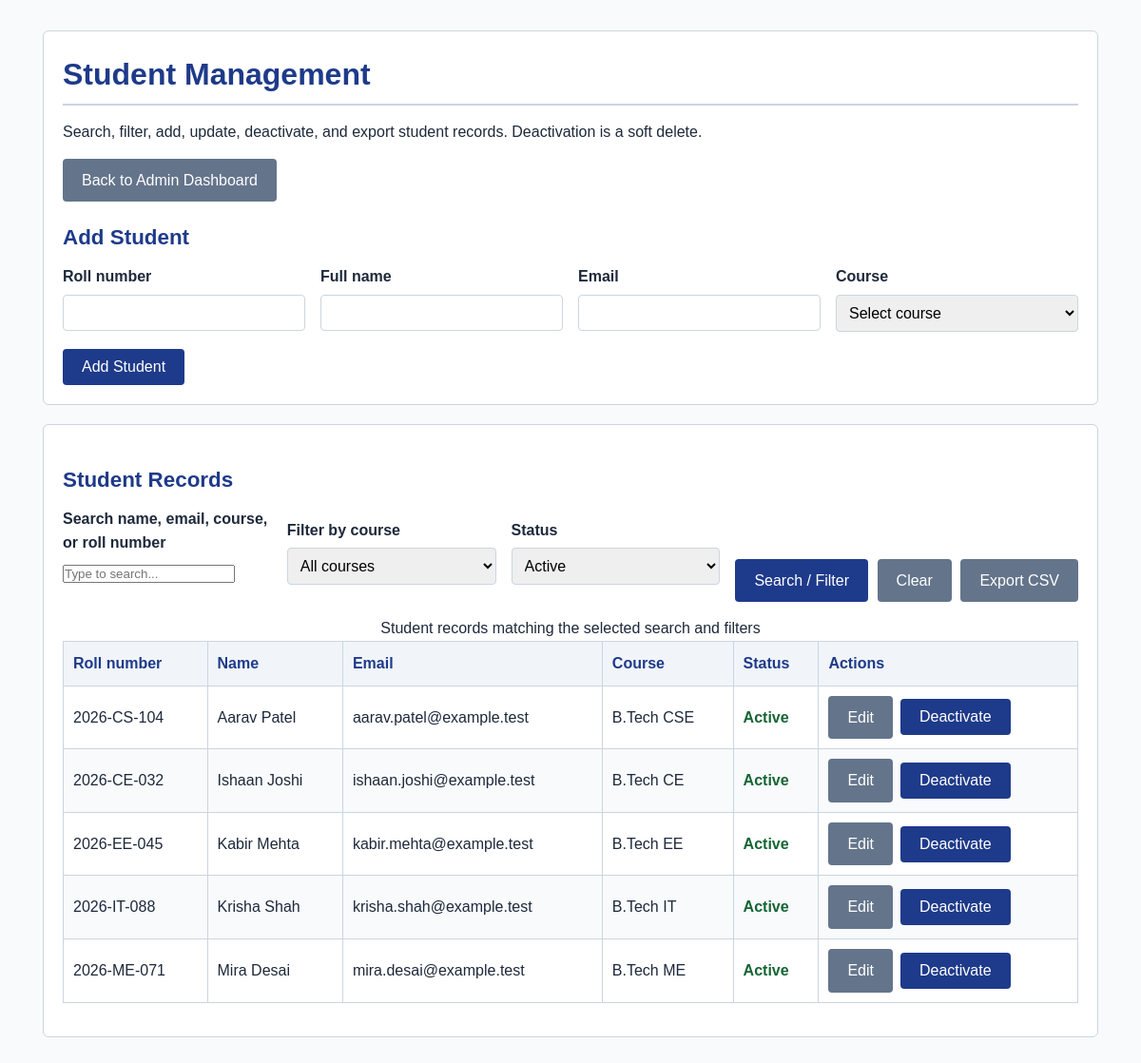
Screenshot of /student_management.php (signed in) with the database file from the repository.
### tables this page shows
CREATE TABLE IF NOT EXISTS managed_students (
    student_id INT UNSIGNED NOT NULL AUTO_INCREMENT,
    roll_number VARCHAR(20) NOT NULL,
    full_name VARCHAR(100) NOT NULL,
    email VARCHAR(254) NOT NULL,
    course VARCHAR(80) NOT NULL,
    status ENUM('Active', 'Inactive') NOT NULL DEFAULT 'Active',
    created_at TIMESTAMP NOT NULL DEFAULT CURRENT_TIMESTAMP,
    updated_at TIMESTAMP NOT NULL DEFAULT CURRENT_TIMESTAMP ON UPDATE CURRENT_TIMESTAMP,
    PRIMARY KEY (student_id),
    UNIQUE KEY uq_managed_students_roll_number (roll_number),
    UNIQUE KEY uq_managed_students_email (email),
    KEY idx_managed_students_course_status (course, status)
);

### student_management.php (the view, shortened to what this page needs)
<?php
function escapeStudentValue(string $value): string
{
    return htmlspecialchars($value, ENT_QUOTES | ENT_SUBSTITUTE, 'UTF-8');
}
$courses = ['B.Tech CSE', 'B.Tech IT', 'B.Tech EE', 'B.Tech ME', 'B.Tech CE', 'M.Tech CSE', 'Other'];
$statuses = ['Active', 'Inactive'];
$formValues = ['student_id' => '', 'roll_number' => '', 'full_name' => '', 'email' => '', 'course' => ''];
$errors = [];
$databaseError = '';
$students = [];
$editing = false;
$search = trim(is_string($_GET['q'] ?? null) ? $_GET['q'] : '');
$courseFilter = is_string($_GET['course'] ?? null) ? $_GET['course'] : '';
$statusFilter = is_string($_GET['status'] ?? null) ? $_GET['status'] : 'Active';
if (!in_array($courseFilter, $courses, true)) {
    $courseFilter = '';
}
$connection = null;
if (!($connection instanceof mysqli)) {
    try {
        $connection = createMysqliConnection();
    } catch (RuntimeException $exception) {
        error_log('StudentHub student list database configuration failed: ' . $exception->getMessage());
        $databaseError = 'Unable to connect to the database. Import student_management.sql and check the connection settings.';
    } catch (mysqli_sql_exception $exception) {
        error_log('StudentHub student list query connection failed: ' . $exception->getMessage());
        $databaseError = 'Unable to connect to the student database.';
    }
}
if ($databaseError === '' && isset($connection) && $connection instanceof mysqli) {
    try {
        $sql = "SELECT student_id, roll_number, full_name, email, course, status
                FROM managed_students
                WHERE (? = '' OR CONCAT_WS(' ', roll_number, full_name, email, course) LIKE ?)
                  AND (? = '' OR course = ?)
                  AND (? = '' OR status = ?)
                ORDER BY status = 'Inactive', full_name, roll_number";
        $listing = $connection->prepare($sql);
        $like = '%' . $search . '%';
        $listing->bind_param('ssssss', $search, $like, $courseFilter, $courseFilter, $statusFilter, $statusFilter);
        $listing->execute();
        $result = $listing->get_result();
        $students = $result->fetch_all(MYSQLI_ASSOC);
    } catch (mysqli_sql_exception $exception) {
        error_log('StudentHub student list query failed: ' . $exception->getMessage());
        $databaseError = 'Unable to load student records. Confirm that student_management.sql has been imported.';
    } catch (RuntimeException $exception) {
        error_log('StudentHub CSV export failed: ' . $exception->getMessage());
        $databaseError = 'Unable to export student records.';
    }
}
$queryParameters = array_filter(
    ['q' => $search, 'course' => $courseFilter, 'status' => $statusFilter],
    static fn(string $value): bool => $value !== ''
);
?>
<!DOCTYPE html>
<html lang="en">
<head>
    <link rel="stylesheet" href="style.css">
</head>
<body>
    <main class="container student-management">
        <section class="card">
            <h1>Student Management</h1>
            <p>Search, filter, add, update, deactivate, and export student records. Deactivation is a soft delete.</p>
            <p><a class="btn btn-secondary" href="admin_dashboard.php">Back to Admin Dashboard</a></p>
            <h2><?= $editing ? 'Update Student' : 'Add Student' ?></h2>
            <form action="student_management.php" method="POST">
                <div class="form-grid">
                    <div class="form-group">
                        <label for="roll-number">Roll number</label>
                        <input type="text" id="roll-number" name="roll_number" required minlength="3" maxlength="20" value="<?= escapeStudentValue($formValues['roll_number']) ?>" aria-invalid="<?= isset($errors['roll_number']) ? 'true' : 'false' ?>">
                    </div>
                    <div class="form-group">
                        <label for="full-name">Full name</label>
                        <input type="text" id="full-name" name="full_name" required minlength="2" maxlength="100" value="<?= escapeStudentValue($formValues['full_name']) ?>" aria-invalid="<?= isset($errors['full_name']) ? 'true' : 'false' ?>">
                    </div>
                    <div class="form-group">
                        <label for="student-email">Email</label>
                        <input type="email" id="student-email" name="email" required maxlength="254" value="<?= escapeStudentValue($formValues['email']) ?>" aria-invalid="<?= isset($errors['email']) ? 'true' : 'false' ?>">
                    </div>
                    <div class="form-group">
                        <label for="student-course">Course</label>
                        <select id="student-course" name="course" required aria-invalid="<?= isset($errors['course']) ? 'true' : 'false' ?>">
                            <option value="">Select course</option>
                        </select>
                    </div>
                </div>
                <div class="button-row">
                    <button type="submit" class="btn"><?= $editing ? 'Update Student' : 'Add Student' ?></button>
                </div>
            </form>
        </section>
        <section class="card">
            <h2>Student Records</h2>
            <form action="student_management.php" method="GET" class="filter-row">
                <div class="form-group">
                    <label for="student-search">Search name, email, course, or roll number</label>
                    <input type="search" id="student-search" name="q" value="<?= escapeStudentValue($search) ?>" placeholder="Type to search...">
                </div>
                <div class="form-group">
                    <label for="course-filter">Filter by course</label>
                    <select id="course-filter" name="course">
                        <option value="">All courses</option>
                    </select>
                </div>
                <div class="form-group">
                    <label for="status-filter">Status</label>
                    <select id="status-filter" name="status">
                        <?php foreach ($statuses as $status): ?>
                            <option value="<?= escapeStudentValue($status) ?>" <?= $statusFilter === $status ? 'selected' : '' ?>><?= escapeStudentValue($status) ?></option>
                        <?php endforeach; ?>
                    </select>
                </div>
                <div class="button-row">
                    <button type="submit" class="btn">Search / Filter</button>
                    <a class="btn btn-secondary" href="student_management.php">Clear</a>
                    <a class="btn btn-secondary" href="student_management.php?<?= escapeStudentValue(http_build_query(array_merge($queryParameters, ['export' => 'csv']))) ?>">Export CSV</a>
                </div>
            </form>
            <div class="table-scroll">
                <table>
                    <caption>Student records matching the selected search and filters</caption>
                    <thead>
                        <tr><th scope="col">Roll number</th><th scope="col">Name</th><th scope="col">Email</th><th scope="col">Course</th><th scope="col">Status</th><th scope="col">Actions</th></tr>
                    </thead>
                    <tbody>
                        <?php if ($students === []): ?>
                            <tr><td colspan="6">No student records match these filters.</td></tr>
                        <?php else: ?>
                            <?php foreach ($students as $student): ?>
                                <tr>
                                    <td><?= escapeStudentValue($student['roll_number']) ?></td>
                                    <td><?= escapeStudentValue($student['full_name']) ?></td>
                                    <td><?= escapeStudentValue($student['email']) ?></td>
                                    <td><?= escapeStudentValue($student['course']) ?></td>
                                    <td class="<?= $student['status'] === 'Active' ? 'status-active' : 'status-inactive' ?>"><?= escapeStudentValue($student['status']) ?></td>
                                    <td>
                                        <div class="record-actions">
                                            <?php if ($student['status'] === 'Active'): ?>
                                                <a class="btn btn-secondary" href="student_management.php?edit=<?= (int) $student['student_id'] ?>">Edit</a>
                                                <form action="student_management.php" method="POST" onsubmit="return confirm('Mark this student as inactive? The record will be retained and not permanently deleted.');">
                                                    <button type="submit" class="btn">Deactivate</button>
                                                </form>
                                            <?php else: ?>
                                                <span>Record retained (soft deleted)</span>
                                            <?php endif; ?>
                                        </div>
                                    </td>
                                </tr>
                            <?php endforeach; ?>
                        <?php endif; ?>
                    </tbody>
                </table>
            </div>
        </section>
    </main>
</body>
</html>

### style.css (style rules this page uses)
:root { --primary-color: #1e3a8a; --primary-hover: #1e40af; --secondary-color: #3b82f6; --bg-color: #f8fafc; --card-bg: #ffffff; --text-color: #1e293b; --text-muted: #64748b; --border-color: #cbd5e1; --focus-outline: #2563eb; --footer-bg: #0f172a; }
* { box-sizing: border-box; margin: 0; padding: 0; }
body { font-family: Arial, Helvetica, sans-serif; line-height: 1.6; color: var(--text-color); background-color: var(--bg-color); display: flex; flex-direction: column; min-height: 100vh; }
.container { max-width: 1100px; margin: 20px auto; padding: 0 20px; width: 100%; flex: 1; }
h1 { font-size: 2rem; margin-bottom: 15px; color: var(--primary-color); border-bottom: 2px solid var(--border-color); padding-bottom: 5px; }
h2 { font-size: 1.4rem; margin: 20px 0 10px 0; color: var(--primary-color); }
p { margin-bottom: 15px; }
.card { background-color: var(--card-bg); border: 1px solid var(--border-color); border-radius: 6px; padding: 20px; margin-bottom: 20px; }
.form-group { margin-bottom: 18px; }
.form-group label { display: block; font-weight: bold; margin-bottom: 6px; }
.form-group input[type="text"], .form-group input[type="email"], .form-group input[type="password"], .form-group input[type="date"], .form-group input[type="tel"], .form-group select, .form-group textarea { width: 100%; padding: 9px; border: 1px solid var(--border-color); border-radius: 4px; font-size: 1rem; }
.btn { background-color: var(--primary-color); color: white; padding: 10px 20px; border: none; border-radius: 4px; font-size: 1rem; cursor: pointer; display: inline-block; text-decoration: none; }
.btn-secondary { background-color: var(--text-muted); }
.table-scroll { max-width: 100%; overflow-x: auto; }
table { width: 100%; border-collapse: collapse; margin: 15px 0; background-color: var(--card-bg); }
th, td { border: 1px solid var(--border-color); padding: 10px; text-align: left; }
th { background-color: #f1f5f9; color: var(--primary-color); }
tr:nth-child(even) { background-color: #f8fafc; }

### student_management.php (style rules this page uses)
.student-management { max-width: 1150px; margin: 2rem auto; }
.student-management .table-scroll { overflow-x: auto; }
.student-management .record-actions { display: flex; flex-wrap: wrap; gap: .5rem; align-items: center; }
.student-management .record-actions form { margin: 0; }
.student-management .status-active { color: #166534; font-weight: 700; }
.student-management .filter-row { display: flex; flex-wrap: wrap; gap: 1rem; align-items: end; }
.student-management .filter-row .form-group { flex: 1 1 200px; }
.student-management .form-grid { display: grid; grid-template-columns: repeat(auto-fit, minmax(220px, 1fr)); gap: 0 1rem; }
.student-management .button-row { display: flex; flex-wrap: wrap; gap: .6rem; }

### rows the page displays
managed_students: roll_number "2026-CS-104", full_name "Aarav Patel", email "aarav.patel@example.test", course "B.Tech CSE", status "Active"
managed_students: roll_number "2026-CE-032", full_name "Ishaan Joshi", email "ishaan.joshi@example.test", course "B.Tech CE", status "Active"
managed_students: roll_number "2026-EE-045", full_name "Kabir Mehta", email "kabir.mehta@example.test", course "B.Tech EE", status "Active"
managed_students: roll_number "2026-IT-088", full_name "Krisha Shah", email "krisha.shah@example.test", course "B.Tech IT", status "Active"
managed_students: roll_number "2026-ME-071", full_name "Mira Desai", email "mira.desai@example.test", course "B.Tech ME", status "Active"

### other values shown
form field status "Active"
